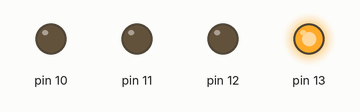
This sketch was run on a simulated Arduino Uno, built with avr-gcc and run on an emulated ATmega328P. On the bench: output pins drawn as LEDs (lit = HIGH).

Above: at 0.2 s.
At 1.2 s:
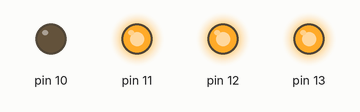
At 1.7 s:
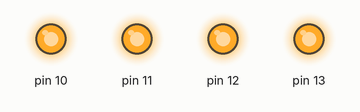
At 3.0 s:
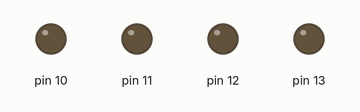
At 4.7 s:
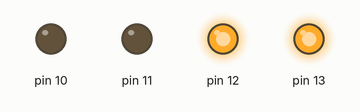
Timing chart, 0 to 5.2 s (numbered marks = the images above):
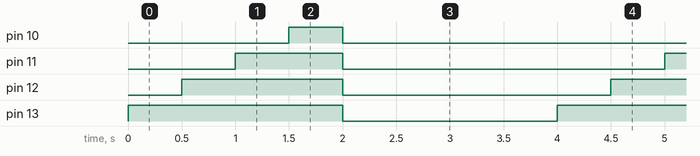

The sketch:

sketch_jan27b.ino
```cpp
void setup() {
  // put your setup code here, to run once:
pinMode (13, OUTPUT);
pinMode (12, OUTPUT);
pinMode (11, OUTPUT);
pinMode (10, OUTPUT);
}

void loop() {
  // put your main code here, to run repeatedly:
digitalWrite (13, HIGH);
delay (500);
digitalWrite (12, HIGH);
delay (500);
digitalWrite (11, HIGH);
delay (500);
digitalWrite (10, HIGH);
delay (500);
digitalWrite (13, LOW);
digitalWrite (12, LOW);
digitalWrite (11, LOW);
digitalWrite (10, LOW);
delay (2000);
}
```

Measured:
- by itself, pin 10: alternates HIGH for 0.50 s and LOW for 3.5 s
- by itself, pin 11: alternates HIGH for 1.0 s and LOW for 3.0 s
- by itself, pin 12: alternates HIGH for 1.5 s and LOW for 2.5 s
- by itself, pin 13: alternates HIGH for 2.0 s and LOW for 2.0 s
